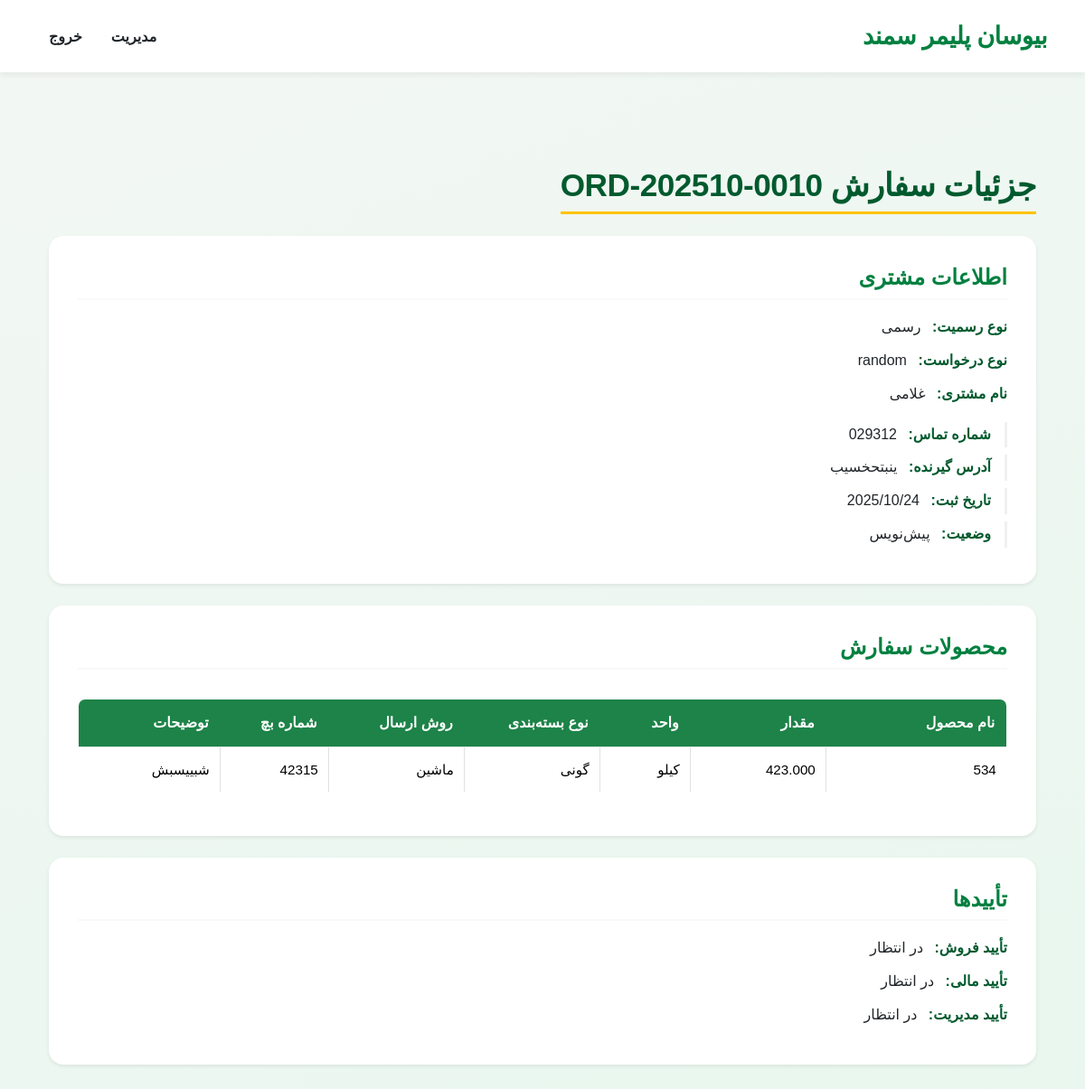
/orders/10/ (signed in), run on the app's committed database.
### orders/models.py (models this page shows, shortened)
class CustomerOrder(models.Model):
    created_by = models.ForeignKey(
        User, on_delete=models.PROTECT, related_name="orders_created")
    created_at = models.DateTimeField(auto_now_add=True)
    status = models.CharField(
        max_length=32, choices=OrderStatus.choices, default=OrderStatus.DRAFT)
    order_date = models.DateField(auto_now_add=True)
    order_number = models.CharField(max_length=20, unique=True, editable=False)
    official_type = models.CharField(max_length=10, choices=OfficialTypeChoices.choices,
                                     default=OfficialTypeChoices.OFFICIAL, verbose_name="نوع رسمیت")
    request_type = models.ForeignKey(
        RequestType,
        on_delete=models.PROTECT,
        verbose_name="نوع درخواست"
    )
    customer_code = models.CharField(
        max_length=50,
        verbose_name="کد مشتری",
        blank=True,
        null=True
    )
    customer_name = models.CharField(max_length=200, verbose_name="نام مشتری")
    customer_phone = models.CharField(
        max_length=50, verbose_name="شماره تماس مشتری")
    recipient_address = models.TextField(verbose_name="آدرس گیرنده")
    order_notes = models.TextField(
        blank=True, verbose_name="توضیحات کلی سفارش")
    canceled_by = models.ForeignKey(
        User, null=True, blank=True, on_delete=models.SET_NULL, related_name="orders_canceled")
    canceled_at = models.DateTimeField(null=True, blank=True)
    cancel_reason = models.TextField(blank=True)
    sales_approved_by = models.ForeignKey(
        User, null=True, blank=True, on_delete=models.SET_NULL, related_name="orders_sales_approved")
    sales_approved_at = models.DateTimeField(null=True, blank=True)
    finance_approved_by = models.ForeignKey(
        User, null=True, blank=True, on_delete=models.SET_NULL, related_name="orders_finance_approved")
    finance_approved_at = models.DateTimeField(null=True, blank=True)
    management_approved_by = models.ForeignKey(
        User, null=True, blank=True, on_delete=models.SET_NULL, related_name="orders_management_approved")
    management_approved_at = models.DateTimeField(null=True, blank=True)
    class Meta:
        ordering = ["-created_at"]
    def is_editable(self, user):
        if not user.is_authenticated or not hasattr(user, 'profile'):
            return False
        if self.status == OrderStatus.CANCELED:
            return False
        role = user.profile.user_type
        if role == 'management':
            return True
        if role == 'sales_manager':
            return self.status in [OrderStatus.DRAFT, OrderStatus.SALES_APPROVED]
        if role == 'finance_manager':
            return self.status in [OrderStatus.SALES_APPROVED, OrderStatus.FINANCE_APPROVED]
        return False
    def can_approve_sales(self, user):
        return (hasattr(user, "profile")
                and user.profile.user_type in ["management", "sales_manager"]
                and self.status == OrderStatus.DRAFT)
    def can_approve_finance(self, user):
        return (hasattr(user, "profile")
                and user.profile.user_type in ["management", "finance_manager"]
                and self.status == OrderStatus.SALES_APPROVED)
    def can_approve_management(self, user):
        return (hasattr(user, "profile")
                and user.profile.user_type == "management"
                and self.status == OrderStatus.FINANCE_APPROVED)

class RequestType(models.Model):
    name = models.CharField(max_length=100, verbose_name="نوع درخواست")
    is_active = models.BooleanField(default=True, verbose_name="فعال")
    display_order = models.IntegerField(default=0, verbose_name="ترتیب نمایش")
    class Meta:
        verbose_name = "نوع درخواست"
        verbose_name_plural = "انواع درخواست"
        ordering = ["display_order", "name"]

class OrderItem(models.Model):
    order = models.ForeignKey(CustomerOrder, on_delete=models.CASCADE, related_name="items")
    product = models.ForeignKey(
        Product,
        on_delete=models.PROTECT,
        verbose_name="محصول",
        null=True,
        blank=True
    )
    product_code = models.CharField(max_length=50, verbose_name="کد محصول",blank=True,null=True)
    product_name = models.CharField(max_length=200, verbose_name="نام محصول")
    packaging_type = models.ForeignKey(
        PackagingType,
        on_delete=models.PROTECT,
        verbose_name="نوع بسته‌بندی"
    )
    quantity = models.DecimalField(max_digits=12, decimal_places=3, default=Decimal("0.00"), verbose_name="مقدار")
    unit = models.ForeignKey(
        Unit,
        on_delete=models.PROTECT,
        verbose_name="واحد"
    )
    batch_number = models.CharField(max_length=100, blank=True, verbose_name="شماره بچ")
    shipping_method = models.ForeignKey(
        ShippingMethod,
        on_delete=models.PROTECT,
        verbose_name="روش ارسال"
    )
    description = models.CharField(max_length=500, blank=True, verbose_name="توضیحات")
    class Meta:
        ordering = ["id"]

class Unit(models.Model):
    name = models.CharField(max_length=100, verbose_name="واحد اندازه‌گیری")
    is_active = models.BooleanField(default=True, verbose_name="فعال")
    display_order = models.IntegerField(default=0, verbose_name="ترتیب نمایش")
    class Meta:
        verbose_name = "واحد"
        verbose_name_plural = "واحد اندازه گیری"
        ordering = ["display_order", "name"]

class PackagingType(models.Model):
    name = models.CharField(max_length=100, verbose_name="نام نوع بسته‌بندی")
    is_active = models.BooleanField(default=True, verbose_name="فعال")
    display_order = models.IntegerField(default=0, verbose_name="ترتیب نمایش")
    class Meta:
        verbose_name = "نوع بسته‌بندی"
        verbose_name_plural = "انواع بسته‌بندی"
        ordering = ["display_order", "name"]

class ShippingMethod(models.Model):
    name = models.CharField(max_length=100, verbose_name="روش ارسال")
    is_active = models.BooleanField(default=True, verbose_name="فعال")
    display_order = models.IntegerField(default=0, verbose_name="ترتیب نمایش")
    class Meta:
        verbose_name = "روش ارسال"
        verbose_name_plural = "روش‌های ارسال"
        ordering = ["display_order", "name"]

### orders/views.py (the view)
# urls.py: path("<int:pk>/", views.order_detail, name="order_details"),
@login_required
def order_detail(request, pk):
    order = get_object_or_404(CustomerOrder.objects.prefetch_related("items"), pk=pk)
    role = _get_user_role(request.user)
    template_map = {
        "sales_manager": "orders/details/sales_order_details.html",
        "finance_manager": "orders/details/finance_order_details.html",
        "management": "orders/details/management_order_details.html",
    }
    template_name = template_map.get(role, "orders/details/read_only_order_details.html")
    context = {
        "order": order,
        "role": role,
        "can_edit": order.is_editable(request.user),
        "can_approve_sales": order.can_approve_sales(request.user),
        "can_approve_finance": order.can_approve_finance(request.user),
        "can_approve_management": order.can_approve_management(request.user),
        "can_cancel": order.is_editable(request.user),
    }
    return render(request, template_name, context)

### orders/views.py (called while the page is built)
def _get_user_role(user):
    return getattr(getattr(user, "profile", None), "user_type", None)

### orders/templates/orders/details/read_only_order_details.html (shortened to what this page needs)
{% extends "orders/details/order_details.html" %}

### orders/templates/orders/details/order_details.html (shortened to what this page needs)
{% extends "base.html" %}
{% load static %}
{% block content %}
<link rel="stylesheet" href="{% static 'css/detail_styles.css' %}">
<div class="container mt-4" dir="rtl">
    <h2 class="page-title text-center mb-4">جزئیات سفارش {{ order.order_number }}</h2>
    <div class="card mb-4 shadow-sm">
        <div class="card-body">
            <h5 class="card-title mb-3">اطلاعات مشتری</h5>
            <p><strong>نوع رسمیت:</strong> {{ order.get_official_type_display }}</p>
            <p><strong>نوع درخواست:</strong> {{ order.request_type.name }}</p>
            <p><strong>نام مشتری:</strong> {{ order.customer_name }}</p>
            <div class="info-group mt-3">
                <p><strong>شماره تماس:</strong> {{ order.customer_phone }}</p>
                <p><strong>آدرس گیرنده:</strong> {{ order.recipient_address }}</p>
                <p><strong>تاریخ ثبت:</strong> {{ order.order_date|date:"Y/m/d" }}</p>
                <p><strong>وضعیت:</strong> {{ order.get_status_display }}</p>
            </div>
        </div>
    </div>
    <div class="card mb-4 shadow-sm">
        <div class="card-body">
            <h5 class="card-title mb-3">محصولات سفارش</h5>
            {% if order.items.all %}
            <div class="table-responsive">
                <table class="table table-bordered align-middle order-detail-table">
                    <thead>
                        <tr>
                            <th>نام محصول</th>
                            <th>مقدار</th>
                            <th>واحد</th>
                            <th>نوع بسته‌بندی</th>
                            <th>روش ارسال</th>
                            <th>شماره بچ</th>
                            <th>توضیحات</th>
                        </tr>
                    </thead>
                    <tbody>
                        {% for item in order.items.all %}
                        <tr>
                            <td>{{ item.product_name }}</td>
                            <td>{{ item.quantity }}</td>
                            <td>{{ item.unit.name }}</td>
                            <td>{{ item.packaging_type.name }}</td>
                            <td>{{ item.shipping_method.name }}</td>
                            <td>{{ item.batch_number|default:"—" }}</td>
                            <td>{{ item.description|default:"—" }}</td>
                        </tr>
                        {% endfor %}
                    </tbody>
                </table>
            </div>
            {% else %}
            <div class="text-muted">هیچ محصولی برای این سفارش ثبت نشده است.</div>
            {% endif %}
        </div>
    </div>
    <div class="card mb-4 shadow-sm">
        <div class="card-body">
            <h5 class="card-title mb-3">تأییدها</h5>
            <p><strong>تأیید فروش:</strong>
                {% if order.sales_approved_by %}
                {{ order.sales_approved_by.get_full_name }} در {{ order.sales_approved_at|date:"Y/m/d H:i" }}
                {% else %}
                در انتظار
                {% endif %}
            </p>
            <p><strong>تأیید مالی:</strong>
                {% if order.finance_approved_by %}
                {{ order.finance_approved_by.get_full_name }} در {{ order.finance_approved_at|date:"Y/m/d H:i" }}
                {% else %}
                در انتظار
                {% endif %}
            </p>
            <p><strong>تأیید مدیریت:</strong>
                {% if order.management_approved_by %}
                {{ order.management_approved_by.get_full_name }} در {{ order.management_approved_at|date:"Y/m/d H:i" }}
                {% else %}
                در انتظار
                {% endif %}
            </p>
        </div>
    </div>
</div>
{% endblock %}

### static/css/main.css (style rules this page uses)
:root { --bsp-primary-color: #008040; --bsp-accent-color: #008040; --bsp-secondary-color: #005a2e; --bsp-background-light: #F8F9FA; --bsp-surface-white: #FFFFFF; --bsp-text-dark: #212529; --bsp-yellow-accent: #FFC300; --color-bg-light: #f3f7f4; }
body { background: linear-gradient(160deg, var(--color-bg-light), #e8f7ee); font-family: 'Vazirmatn', sans-serif; background-color: var(--bsp-background-light); color: var(--bsp-text-dark); line-height: 1.7; }

### static/css/detail_styles.css (style rules this page uses)
:root { --bsp-primary-color: #008040; --bsp-accent-color: #FFC300; --bsp-secondary-color: #005a2e; --bsp-background-light: #F8F9FA; --bsp-surface-white: #FFFFFF; --bsp-text-dark: #212529; --bsp-danger: #dc3545; --bsp-warning: #ffc107; --bsp-info: #005a2e; --btn-height: 2.75rem; --input-width: 10rem; --color-bg-light: #f3f7f4; }
body { background: linear-gradient(160deg, var(--color-bg-light), #e8f7ee); }
.container.mt-4 { padding-top: 2rem; padding-bottom: 4rem; }
h2.page-title { color: var(--bsp-secondary-color); font-weight: 800; font-size: 2.2rem; letter-spacing: -0.5px; border-bottom: 3px solid var(--bsp-accent-color); padding-bottom: 0.5rem; display: inline-block; }
.container .card { border: none; border-radius: 1rem; box-shadow: 0 8px 25px rgba(0, 0, 0, 0.08); transition: transform 0.3s ease; }
.card-body { padding: 2rem; }
.card-title { color: var(--bsp-primary-color); font-weight: 700; font-size: 1.5rem; margin-bottom: 1.5rem; border-bottom: 2px solid var(--bsp-background-light); padding-bottom: 0.5rem; text-align: right; }
.card-body p { line-height: 1.8; margin-bottom: 0.5rem; font-size: 1rem; text-align: right; }
.card-body strong { color: var(--bsp-secondary-color); font-weight: 700; margin-left: 0.5rem; }
.info-group p { padding-right: 15px; border-right: 3px solid #f0f0f0; }
.table { border-radius: 0.5rem; overflow: hidden; border: 1px solid #dee2e6; margin-top: 1rem; text-align: right; }
.table thead th { background-color: #1D8348; color: var(--bsp-surface-white); font-weight: 600; padding: 0.8rem; border: none; text-align: right; }
.table tbody td { padding: 0.7rem; font-size: 0.95rem; vertical-align: middle; text-align: right; }
.order-detail-table th:nth-child(1), .order-detail-table td:nth-child(1) { width: 200px; }
.order-detail-table th:nth-child(2), .order-detail-table td:nth-child(2) { width: 150px; }
.order-detail-table th:nth-child(3), .order-detail-table td:nth-child(3) { width: 100px; }
.order-detail-table th:nth-child(4), .order-detail-table td:nth-child(4) { width: 150px; }
.order-detail-table th:nth-child(5), .order-detail-table td:nth-child(5) { width: 150px; }
.order-detail-table th:nth-child(6), .order-detail-table td:nth-child(6) { width: 120px; }

### data on the page
CustomerOrder: order_number "ORD-202510-0010", official_type "رسمی", request_type.name "random", customer_name "غلامی", customer_phone "029312", recipient_address "ینبتحخسیب", order_date "2025/10/24", status "پیش‌نویس"
OrderItem: product_name "534", quantity "423.000", unit.name "کیلو", packaging_type.name "گونی", shipping_method.name "ماشین", batch_number "42315", description "شبییسبش"
